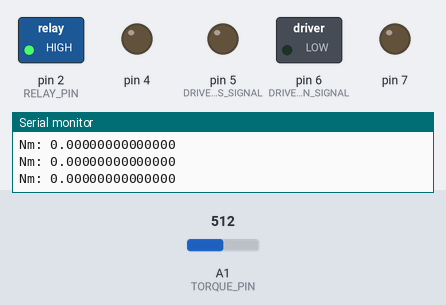
Recording of a sketch running on a simulated Arduino Uno, built with avr-gcc and run on an emulated ATmega328P. On the bench: switched loads named in the sketch (green lamp = pin HIGH), output pins drawn as LEDs (lit = HIGH), the last lines printed to the serial monitor. Dashed ring = blinking. Inputs (shaded band) come from the test bench; at power-on: A1 (TORQUE_PIN) = 512.

Above: at 3.3 s.
3.4 s: A1 (TORQUE_PIN) set to 549
At 3.57 s:
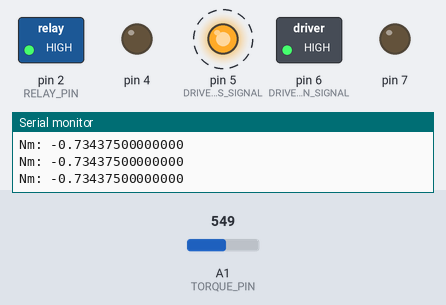
6.4 s: A1 (TORQUE_PIN) set to 306
At 8.63 s:
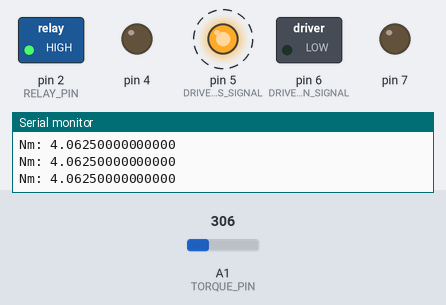
9.4 s: A1 (TORQUE_PIN) set to 483
12.4 s: A1 (TORQUE_PIN) set to 507
At 13.1 s:
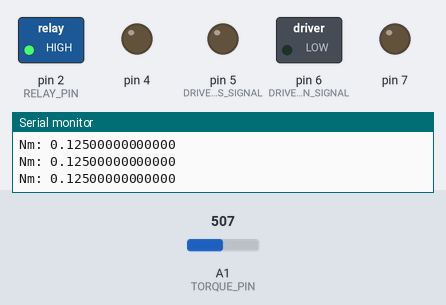
13.9 s: A1 (TORQUE_PIN) set to 716
At 16.9 s:
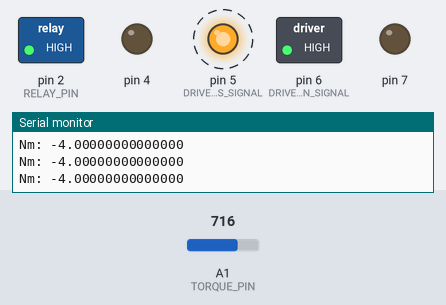
Timing chart, 0 to 17.9 s (numbered marks = the images above; inputs shaded):
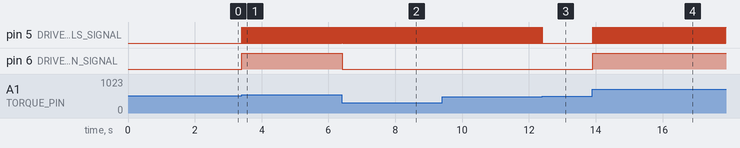

The sketch:

main.ino
```cpp
#include <SPI.h>
#include <mcp2515.h>

struct can_frame canMsg;
MCP2515 mcp2515(10);

// external angle ID 11-bit
const uint16_t ANGLE_ID = 0xF6;


int TORQUE_PIN = A1; // potentiometer wiper (middle terminal) connected to analog pin 1

const int8_t TORQUE_PIN_GND = 0;
bool motor_on = false;

int count1 = 0;
int count2 = 0;

// fixP_t is just an int32_t, but it is written wherever fixed points are used, as it clarifies the code.
#define fixP_t int32_t
#define DEC_BITS 14

// correction for 18.14 fixed point multiplication and division.
#define FIX14_MULT(a, b) ( ((a >> (DEC_BITS / 2)) * (b >> (DEC_BITS / 2))) )
#define FIX14_DIV(a, b)  ( ((a) << DEC_BITS) / b )

fixP_t zero_point = 0;
fixP_t speed = 0;

/* Example sketch to control a stepper motor with TB6600 stepper motor driver and Arduino without a library: continuous rotation. More info: https://www.makerguides.com */
// Define stepper motor connections:W
const int8_t RELAY_PIN = 2;
const int8_t DRIVER_PULS_GROUND = 4;
const int8_t DRIVER_PULS_SIGNAL = 5;
const int8_t DRIVER_DIRECTION_SIGNAL = 6;
const int8_t DRIVER_DIRECTION_GROUND = 7;


// 8-bit int representing the current wheel angle in degrees.
int16_t wheel_rot = 0;
int16_t wheel_rot_goal = 0;

void setup() {


  // put your setup code here, to run once:

  // Set the driver pins as outputs
  DDRD |= (1 << RELAY_PIN) | (1 << DRIVER_PULS_GROUND) | (1 << DRIVER_PULS_SIGNAL) | (1 << DRIVER_DIRECTION_SIGNAL) | (1 << DRIVER_DIRECTION_GROUND); // DDRD - The Port D Data Direction Register for pin digital pins 0 to 7

  // set pins high
  PORTD |= (1 << RELAY_PIN);
  // set pins low
  PORTD &= ~(1 << DRIVER_DIRECTION_SIGNAL) | (1 << DRIVER_PULS_GROUND) | (1 << DRIVER_DIRECTION_GROUND);

  calibrateTorque(); // Zero torque measurement
  Serial.begin(115200);

  mcp2515.reset();
  mcp2515.setBitrate(CAN_125KBPS);
  mcp2515.setNormalMode();  //setNormalMode() allows messages to be recieved/transmitted over CAN

  Serial.println("------- CAN Read ----------");
  Serial.println("ID  DLC   DATA");

 //set timer1 interrupt at 1Hz
  TCCR1A = 0;// set entire TCCR1A register to 0
  TCCR1B = 0;// same for TCCR1B
  TCNT1  = 0;//initialize counter value to 0
  // set compare match register for 1hz increments
  // OCR1A = 15624;// = (16*10^6) / (100*1024) - 1 (must be <65536) // 1 Hz
     OCR1A = 156;// = (16*10^6) / (100*1024) - 1 (must be <65536) // 100 Hz
  // turn on CTC mode
  TCCR1B |= (1 << WGM12);
  // Set CS12 and CS10 bits for 1024 prescaler
  TCCR1B |= (1 << CS12) | (1 << CS10);
  // enable timer compare interrupt
  TIMSK1 |= (1 << OCIE1A);

 // Set torque pin gnd as output
  DDRC |= (1 << TORQUE_PIN_GND);
 // set torque pin as input
  DDRC &= ~(1 << TORQUE_PIN);

  // set output to 0 Volts
  PORTC &= ~(1 << TORQUE_PIN_GND); // set pin to 0V analog

}

void calibrateTorque() {

  zero_point = 0;

  uint16_t samples = 1000;
  int32_t val = 0;

  for (int i = 0; i < samples; i++){
    val += get_torque_reading();
    delayMicroseconds(2000);
  }
  zero_point = val / samples;
}

fixP_t get_torque_reading() {

  const fixP_t TORQUE_OUT_RANGE = 5 << DEC_BITS; // +/-5 votls
  const fixP_t TORQUE_IN_RANGE = 50 << DEC_BITS; // +/-50 Nm
  const fixP_t ADC_RESOLUTION = 1024; // 1024 bits
  const fixP_t SUPPLY_VOLTAGE = 5; // 5 volts
  fixP_t arduino_pin_volts = ((static_cast<fixP_t>(analogRead(TORQUE_PIN)) << DEC_BITS) /  ADC_RESOLUTION) * SUPPLY_VOLTAGE;  // read the input pin
  //printFixP(arduino_pin_volts);
  //Serial.print(" ");
  fixP_t torque_voltage = static_cast<fixP_t>(-82466) + FIX14_MULT(static_cast<fixP_t>(33125), arduino_pin_volts); // in decimal: -5.033333335 + 2.021766666*arduino_pin_volts
  //printFixP(torque_voltage);
  //Serial.print(" ");
  return FIX14_MULT(FIX14_DIV(TORQUE_IN_RANGE, TORQUE_OUT_RANGE), torque_voltage);
}


ISR(TIMER1_COMPA_vect){
    fixP_t torque = get_torque_reading() - zero_point;

    Serial.print("Nm: ");
    printFixP(torque);          // debug value
    Serial.println();
    //torque = 0; // override

    if (torque < -static_cast<fixP_t>((3 << 11))) { // -0.10 in decimal
      wheel_rot_goal = wheel_rot - 1;
    } else if (torque > static_cast<fixP_t>((3 << 11))) { // 0.10 in decimal
      wheel_rot_goal = wheel_rot + 1;
    } else {
      if (mcp2515.readMessage(&canMsg) == MCP2515::ERROR_OK) {

        // we get information about steering angle
        if (canMsg.can_id == ANGLE_ID &&  canMsg.can_dlc == 1) {
          Serial.println(canMsg.data[0]);
          wheel_rot_goal = static_cast<int16_t>(static_cast<int8_t>(canMsg.data[0])) * static_cast<int16_t>(20) / static_cast<int16_t>(36);
          Serial.println(wheel_rot_goal);
        }
      }
    }

//  if (mcp2515.readMessage(&canMsg) == MCP2515::ERROR_OK) {
//    Serial.print(canMsg.can_id, HEX); // print ID
//    Serial.print(" ");
//    Serial.print(canMsg.can_dlc, HEX); // print DLC
//    Serial.print(" ");
//    // debug CAN, prints the data
//    for (int i = 0; i<canMsg.can_dlc; i++)  {  // print the data
//      Serial.print(canMsg.data[i],HEX);
//      Serial.print(" ");
//    }
//    Serial.println();
//  }

}

void loop() {

    // counter-clockwise
    if (wheel_rot < wheel_rot_goal) {
      PORTD &= ~(1 << DRIVER_DIRECTION_SIGNAL); // set low
      PORTD |= (1 << DRIVER_PULS_SIGNAL); // set high
      delayMicroseconds(24000);
      PORTD &= ~(1 << DRIVER_PULS_SIGNAL); // set low
      delayMicroseconds(24000);
      wheel_rot++;
      //Serial.println(wheel_rot);
    // clockwise
    } else if(wheel_rot > wheel_rot_goal) {
      PORTD |= (1 << DRIVER_DIRECTION_SIGNAL); // set high
      PORTD |= (1 << DRIVER_PULS_SIGNAL); // set high
      delayMicroseconds(240000);
      PORTD &= ~(1 << DRIVER_PULS_SIGNAL); // set low
      delayMicroseconds(240000);
      wheel_rot--;
    }
}


// DEBUG --------------------------------------
void printFixP(fixP_t num) {
    double decimal = num >> DEC_BITS;
    fixP_t mask;
    for (int i = 0; i < DEC_BITS; i++) {
        mask = static_cast<fixP_t>(1) << i;
        decimal += static_cast<double>((num & mask) >> i) / (static_cast<fixP_t>(1) << (DEC_BITS-i));
    }
    Serial.print(decimal, DEC_BITS);
}

fixP_t float_to_fixed(float x)
{
    return (fixP_t) (x * pow(2, DEC_BITS));
}
```

Measured:
- the behaviour switches between 532 and 533 on A1 (TORQUE_PIN) (found by bisection; images 0 and 1)
- the behaviour switches between 492 and 493 on A1 (TORQUE_PIN) (found by bisection; images 2 and 3)
- after the input at 3.4 s, pin 5 (DRIVER_PULS_SIGNAL): alternates HIGH for 0.01 s and LOW for 0.02 s, starting at once; pin 6 (DRIVER_DIRECTION_SIGNAL): LOW → HIGH at once
- after the input at 6.4 s, pin 6 (DRIVER_DIRECTION_SIGNAL): HIGH → LOW at once
- after the input at 12.4 s, pin 5 (DRIVER_PULS_SIGNAL): goes on until 12.4 s, then stays LOW
- after the input at 13.9 s, pin 5 (DRIVER_PULS_SIGNAL): alternates HIGH for 0.01 s and LOW for 0.02 s, starting at once; pin 6 (DRIVER_DIRECTION_SIGNAL): LOW → HIGH at once
